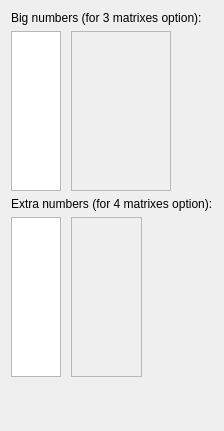
      <widget class="QWidget" name="tabFonts">
       <attribute name="title">
        <string>Fonts</string>
       </attribute>
       <layout class="QVBoxLayout" name="verticalLayout_4">
        <item>
         <widget class="QLabel" name="lblFontBog">
          <property name="text">
           <string>Big numbers (for 3 matrixes option):</string>
          </property>
         </widget>
        </item>
        <item>
         <widget class="QWidget" name="wgtFontBig" native="true">
          <property name="sizePolicy">
           <sizepolicy hsizetype="Preferred" vsizetype="Preferred">
            <horstretch>0</horstretch>
            <verstretch>0</verstretch>
           </sizepolicy>
          </property>
          <property name="minimumSize">
           <size>
            <width>0</width>
            <height>160</height>
           </size>
          </property>
          <property name="maximumSize">
           <size>
            <width>16777215</width>
            <height>160</height>
           </size>
          </property>
          <layout class="QHBoxLayout" name="horizontalLayout_2" stretch="0,0,0">
           <property name="spacing">
            <number>10</number>
           </property>
           <property name="leftMargin">
            <number>0</number>
           </property>
           <property name="topMargin">
            <number>0</number>
           </property>
           <property name="rightMargin">
            <number>0</number>
           </property>
           <property name="bottomMargin">
            <number>0</number>
           </property>
           <item>
            <widget class="QListWidget" name="lwgtFontBig">
             <property name="minimumSize">
              <size>
               <width>50</width>
               <height>0</height>
              </size>
             </property>
             <property name="maximumSize">
              <size>
               <width>30</width>
               <height>16777215</height>
              </size>
             </property>
            </widget>
           </item>
           <item>
            <widget class="QStackedWidget" name="stwgtFontBig">
             <property name="minimumSize">
              <size>
               <width>100</width>
               <height>0</height>
              </size>
             </property>
             <property name="maximumSize">
              <size>
               <width>100</width>
               <height>16777215</height>
              </size>
             </property>
             <property name="frameShape">
              <enum>QFrame::StyledPanel</enum>
             </property>
            </widget>
           </item>
           <item>
            <spacer name="hspFontBig">
             <property name="orientation">
              <enum>Qt::Horizontal</enum>
             </property>
             <property name="sizeHint" stdset="0">
              <size>
               <width>40</width>
               <height>20</height>
              </size>
             </property>
            </spacer>
           </item>
          </layout>
         </widget>
        </item>
        <item>
         <widget class="QLabel" name="lblFontExtra">
          <property name="text">
           <string>Extra numbers (for 4 matrixes option):</string>
          </property>
         </widget>
        </item>
        <item>
         <widget class="QWidget" name="wgtFontExtra" native="true">
          <property name="minimumSize">
           <size>
            <width>0</width>
            <height>160</height>
           </size>
          </property>
          <property name="maximumSize">
           <size>
            <width>16777215</width>
            <height>160</height>
           </size>
          </property>
          <layout class="QHBoxLayout" name="horizontalLayout_3">
           <property name="spacing">
            <number>10</number>
           </property>
           <property name="leftMargin">
            <number>0</number>
           </property>
           <property name="topMargin">
            <number>0</number>
           </property>
           <property name="rightMargin">
            <number>0</number>
           </property>
           <property name="bottomMargin">
            <number>0</number>
           </property>
           <item>
            <widget class="QListWidget" name="lwgtFontExtra">
             <property name="minimumSize">
              <size>
               <width>50</width>
               <height>0</height>
              </size>
             </property>
             <property name="maximumSize">
              <size>
               <width>30</width>
               <height>16777215</height>
              </size>
             </property>
            </widget>
           </item>
           <item>
            <widget class="QStackedWidget" name="stwgtFontExtra">
             <property name="minimumSize">
              <size>
               <width>0</width>
               <height>120</height>
              </size>
             </property>
             <property name="maximumSize">
              <size>
               <width>120</width>
               <height>16777215</height>
              </size>
             </property>
             <property name="frameShape">
              <enum>QFrame::StyledPanel</enum>
             </property>
            </widget>
           </item>
           <item>
            <spacer name="hspFontExtra">
             <property name="orientation">
              <enum>Qt::Horizontal</enum>
             </property>
             <property name="sizeHint" stdset="0">
              <size>
               <width>40</width>
               <height>20</height>
              </size>
             </property>
            </spacer>
           </item>
          </layout>
         </widget>
        </item>
        <item>
         <spacer name="vspFonts">
          <property name="orientation">
           <enum>Qt::Vertical</enum>
          </property>
          <property name="sizeHint" stdset="0">
           <size>
            <width>20</width>
            <height>43</height>
           </size>
          </property>
         </spacer>
        </item>
       </layout>
      </widget>
